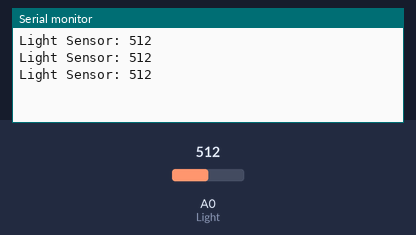
The sketch below on a simulated Arduino Uno, built with avr-gcc and run on an emulated ATmega328P. On the bench: the last lines printed to the serial monitor. The inputs (shaded band) are chosen by the test bench; at power-on: A0 (Light) = 512.

Above: at 1.3 s.
1.4 s: A0 (Light) set to 716
At 1.9 s:
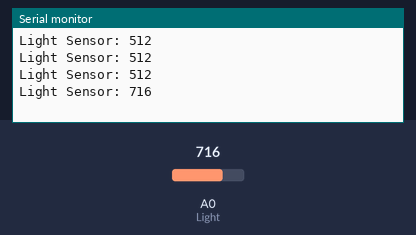
2.9 s: A0 (Light) set to 900
At 3.4 s:
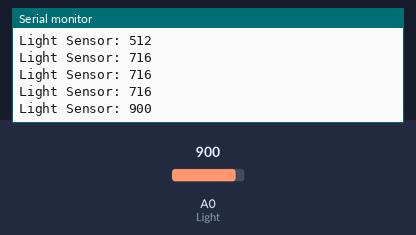
Timing chart, 0 to 5.9 s (numbered marks = the images above; inputs shaded):
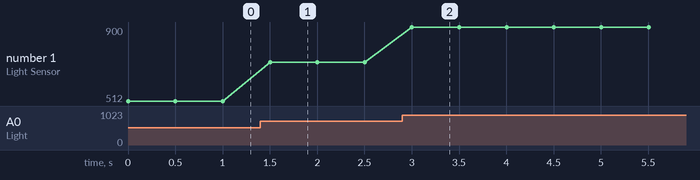

Measured:
- after the input at 1.4 s, the serial monitor: prints a new line after 0.10 s (image 1)
- after the input at 2.9 s, the serial monitor: prints a new line after 0.10 s (image 2)
- plotted number 1: 512 → 716 after the input at 1.4 s, 716 → 900 after the input at 2.9 s

The sketch:

Light.ino
```cpp
/*
 光感測器接線:
 S1 ==> A0
 S2 ==> 空接
 V  ==> 5V
 G  ==> GND
 程式說明:每隔0.5秒從序列埠監控視窗印出光感測器感測的數值。
 */
#define Light A0

void setup() {
  Serial.begin(9600);
  pinMode(Light, INPUT);
}

void loop() {
  Serial.print("Light Sensor: ");
  Serial.println(analogRead(Light));
  delay(500);
}
```
